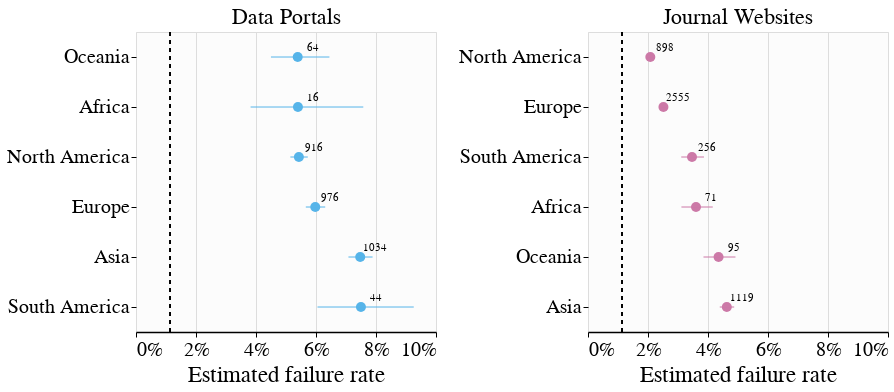

Source (notebook cell):
### Code cell
base = alt.Chart(df_continents).mark_circle(size=100, opacity=1).encode(
    alt.Y('continent:N', title=None).sort(field="fail_rate_meta", op="max", order="ascending"),
    alt.X('fail_rate_meta:Q', title='Estimated failure rate').axis(format='.0%', tickCount=4).scale(domain=[0, 0.1]),
    alt.Color('web_type:N').scale(range=list(COLORS.values())).legend(None),
    tooltip=[
        alt.Tooltip('web_type:N', title='Resource Category'),
        alt.Tooltip('continent:N', title='Continent'),
        alt.Tooltip('fail_rate_meta', format='.4f', title='Estimated Failure Rate'),
        alt.Tooltip('units', title='Size'),
    ]
    # alt.Size('units:Q')
    # alt.Column('web_type:N')
).properties(
    width=300,
    height=300
)

error = base.mark_errorbar(

).encode(
    alt.X('ci_95L:Q', title='Estimated failure rate'),
    alt.X2('ci_95U:Q')
)

text = base.mark_text(
    dx=15,
    dy=-9
).encode(
    alt.Text('units'),
    color=alt.value('black')
)

gov = base.mark_rule(
    color='black',
    size=1,
    strokeDash=[4, 4]
).encode(
    alt.Y(),
    alt.X(f'baseline:Q', title='Estimated failure rate'),
    alt.Size(),
    alt.YOffset(),
    color=alt.value('black')
).transform_calculate(
    baseline=f"{BASELINE}"
)

plot = (base + error + text + gov)

plot = (
    plot.transform_filter("datum.web_type == 'Data Portals'").properties(title='Data Portals') |
    plot.transform_filter("datum.web_type == 'Journal Websites'").properties(title='Journal Websites')
)

# .facet(
#     alt.Column('web_type:N', title=None)
# ).resolve_scale(y='independent')

# plot = apply_theme(plot)

"""
Save for the manuscript figures and website plots
"""
plot.save(f'../data/{TIME_STAMP_FOLDER_NAME}/figures/continent-estimated.png', scale_factor=8)
plot.save(f'../data/{TIME_STAMP_FOLDER_NAME}/website/continent-estimated.json')

plot

### Figure 1 — Vega-Lite specification as saved in the notebook (floating-point values rounded to 4 significant figures)
{"config": {"title": {"dy": 1, "fontSize": 22, "fontWeight": 400, "align": "center", "anchor": "middle", "subtitleColor": "grey", "subtitleFontSize": 22}, "view": {"fill": "#FCFCFC"}, "header": {"titleFontSize": 23, "labelFontSize": 23, "labelFontWeight": 400}, "axis": {"titleFontSize": 23, "titleFontWeight": 400, "labelFontSize": 20, "labelFontWeight": 400, "labelLimit": 1000, "domainWidth": 1.5, "domainColor": "black", "tickColor": "black", "domain": false}, "axisX": {"domain": true}, "legend": {"titleFontSize": 23, "titleFontWeight": 400, "labelFontSize": 23, "labelLimit": 1000, "strokeColor": "#F4F6F7", "padding": 15}}, "hconcat": [{"layer": [{"mark": {"type": "circle", "opacity": 1, "size": 100}, "encoding": {"color": {"field": "web_type", "legend": null, "scale": {"range": ["#56B4E9", "#CC79A7", "#009E73"]}, "type": "nominal"}, "tooltip": [{"field": "web_type", "title": "Resource Category", "type": "nominal"}, {"field": "continent", "title": "Continent", "type": "nominal"}, {"field": "fail_rate_meta", "format": ".4f", "title": "Estimated Failure Rate", "type": "quantitative"}, {"field": "units", "title": "Size", "type": "quantitative"}], "x": {"axis": {"format": ".0%", "tickCount": 4}, "field": "fail_rate_meta", "scale": {"domain": [0, 0.1]}, "title": "Estimated failure rate", "type": "quantitative"}, "y": {"field": "continent", "sort": {"field": "fail_rate_meta", "op": "max", "order": "ascending"}, "title": null, "type": "nominal"}}}, {"mark": {"type": "errorbar"}, "encoding": {"color": {"field": "web_type", "legend": null, "scale": {"range": ["#56B4E9", "#CC79A7", "#009E73"]}, "type": "nominal"}, "tooltip": [{"field": "web_type", "title": "Resource Category", "type": "nominal"}, {"field": "continent", "title": "Continent", "type": "nominal"}, {"field": "fail_rate_meta", "format": ".4f", "title": "Estimated Failure Rate", "type": "quantitative"}, {"field": "units", "title": "Size", "type": "quantitative"}], "x": {"field": "ci_95L", "title": "Estimated failure rate", "type": "quantitative"}, "x2": {"field": "ci_95U"}, "y": {"field": "continent", "sort": {"field": "fail_rate_meta", "op": "max", "order": "ascending"}, "title": null, "type": "nominal"}}}, {"mark": {"type": "text", "dx": 15, "dy": -9}, "encoding": {"color": {"value": "black"}, "text": {"field": "units", "type": "quantitative"}, "tooltip": [{"field": "web_type", "title": "Resource Category", "type": "nominal"}, {"field": "continent", "title": "Continent", "type": "nominal"}, {"field": "fail_rate_meta", "format": ".4f", "title": "Estimated Failure Rate", "type": "quantitative"}, {"field": "units", "title": "Size", "type": "quantitative"}], "x": {"axis": {"format": ".0%", "tickCount": 4}, "field": "fail_rate_meta", "scale": {"domain": [0, 0.1]}, "title": "Estimated failure rate", "type": "quantitative"}, "y": {"field": "continent", "sort": {"field": "fail_rate_meta", "op": "max", "order": "ascending"}, "title": null, "type": "nominal"}}}, {"mark": {"type": "rule", "color": "black", "size": 1, "strokeDash": [4, 4]}, "encoding": {"color": {"value": "black"}, "size": {}, "tooltip": [{"field": "web_type", "title": "Resource Category", "type": "nominal"}, {"field": "continent", "title": "Continent", "type": "nominal"}, {"field": "fail_rate_meta", "format": ".4f", "title": "Estimated Failure Rate", "type": "quantitative"}, {"field": "units", "title": "Size", "type": "quantitative"}], "x": {"field": "baseline", "title": "Estimated failure rate", "type": "quantitative"}, "y": {}, "yOffset": {}}, "transform": [{"calculate": "0.0113413638219681", "as": "baseline"}]}], "height": 300, "title": "Data Portals", "transform": [{"filter": "datum.web_type == 'Data Portals'"}], "width": 300}, {"layer": [{"mark": {"type": "circle", "opacity": 1, "size": 100}, "encoding": {"color": {"field": "web_type", "legend": null, "scale": {"range": ["#56B4E9", "#CC79A7", "#009E73"]}, "type": "nominal"}, "tooltip": [{"field": "web_type", "title": "Resource Category", "type": "nominal"}, {"field": "continent", "title": "Continent", "type": "nominal"}, {"field": "fail_rate_meta", "format": ".4f", "title": "Estimated Failure Rate", "type": "quantitative"}, {"field": "units", "title": "Size", "type": "quantitative"}], "x": {"axis": {"format": ".0%", "tickCount": 4}, "field": "fail_rate_meta", "scale": {"domain": [0, 0.1]}, "title": "Estimated failure rate", "type": "quantitative"}, "y": {"field": "continent", "sort": {"field": "fail_rate_meta", "op": "max", "order": "ascending"}, "title": null, "type": "nominal"}}}, {"mark": {"type": "errorbar"}, "encoding": {"color": {"field": "web_type", "legend": null, "scale": {"range": ["#56B4E9", "#CC79A7", "#009E73"]}, "type": "nominal"}, "tooltip": [{"field": "web_type", "title": "Resource Category", "type": "nominal"}, {"field": "continent", "title": "Continent", "type": "nominal"}, {"field": "fail_rate_meta", "format": ".4f", "title": "Estimated Failure Rate", "type": "quantitative"}, {"field": "units", "title": "Size", "type": "quantitative"}], "x": {"field": "ci_95L", "title": "Estimated failure rate", "type": "quantitative"}, "x2": {"field": "ci_95U"}, "y": {"field": "continent", "sort": {"field": "fail_rate_meta", "op": "max", "order": "ascending"}, "title": null, "type": "nominal"}}}, {"mark": {"type": "text", "dx": 15, "dy": -9}, "encoding": {"color": {"value": "black"}, "text": {"field": "units", "type": "quantitative"}, "tooltip": [{"field": "web_type", "title": "Resource Category", "type": "nominal"}, {"field": "continent", "title": "Continent", "type": "nominal"}, {"field": "fail_rate_meta", "format": ".4f", "title": "Estimated Failure Rate", "type": "quantitative"}, {"field": "units", "title": "Size", "type": "quantitative"}], "x": {"axis": {"format": ".0%", "tickCount": 4}, "field": "fail_rate_meta", "scale": {"domain": [0, 0.1]}, "title": "Estimated failure rate", "type": "quantitative"}, "y": {"field": "continent", "sort": {"field": "fail_rate_meta", "op": "max", "order": "ascending"}, "title": null, "type": "nominal"}}}, {"mark": {"type": "rule", "color": "black", "size": 1, "strokeDash": [4, 4]}, "encoding": {"color": {"value": "black"}, "size": {}, "tooltip": [{"field": "web_type", "title": "Resource Category", "type": "nominal"}, {"field": "continent", "title": "Continent", "type": "nominal"}, {"field": "fail_rate_meta", "format": ".4f", "title": "Estimated Failure Rate", "type": "quantitative"}, {"field": "units", "title": "Size", "type": "quantitative"}], "x": {"field": "baseline", "title": "Estimated failure rate", "type": "quantitative"}, "y": {}, "yOffset": {}}, "transform": [{"calculate": "0.0113413638219681", "as": "baseline"}]}], "height": 300, "title": "Journal Websites", "transform": [{"filter": "datum.web_type == 'Journal Websites'"}], "width": 300}], "data": {"name": "data-fd0eaa3512714145d4bd7cb585ab4d4b"}, "$schema": "https://vega.github.io/schema/vega-lite/v5.15.1.json", "datasets": {"data-fd0eaa3512714145d4bd7cb585ab4d4b": [{"web_type": "Journal Websites", "continent": "Africa", "country": NaN, "publisher": "ALL", "fail_rate_meta": 0.036, "se": 0.07662, "ci_95L": 0.03114, "ci_95U": 0.04159, "total_violations": 2731, "total_checks": 65869, "units": 71}, {"web_type": "Journal Websites", "continent": "Asia", "country": NaN, "publisher": "ALL", "fail_rate_meta": 0.04626, "se": 0.02779, "ci_95L": 0.04392, "ci_95U": 0.04873, "total_violations": 64754, "total_checks": 1027465, "units": 1119}, {"web_type": "Journal Websites", "continent": "Europe", "country": NaN, "publisher": "ALL", "fail_rate_meta": 0.02514, "se": 0.01821, "ci_95L": 0.02428, "ci_95U": 0.02603, "total_violations": 98399, "total_checks": 2644802, "units": 2555}, {"web_type": "Journal Websites", "continent": "North America", "country": NaN, "publisher": "ALL", "fail_rate_meta": 0.02077, "se": 0.03474, "ci_95L": 0.01943, "ci_95U": 0.0222, "total_violations": 26162, "total_checks": 841936, "units": 898}, {"web_type": "Journal Websites", "continent": "Oceania", "country": NaN, "publisher": "ALL", "fail_rate_meta": 0.04352, "se": 0.06526, "ci_95L": 0.03849, "ci_95U": 0.04916, "total_violations": 4330, "total_checks": 111250, "units": 95}, {"web_type": "Journal Websites", "continent": "South America", "country": NaN, "publisher": "ALL", "fail_rate_meta": 0.03467, "se": 0.0577, "ci_95L": 0.03108, "ci_95U": 0.03866, "total_violations": 12281, "total_checks": 288977, "units": 256}, {"web_type": "Data Portals", "continent": "Africa", "country": NaN, "publisher": null, "fail_rate_meta": 0.05398, "se": 0.1849, "ci_95L": 0.03819, "ci_95U": 0.07577, "total_violations": 392, "total_checks": 9268, "units": 16}, {"web_type": "Data Portals", "continent": "Asia", "country": NaN, "publisher": null, "fail_rate_meta": 0.07474, "se": 0.02967, "ci_95L": 0.07082, "ci_95U": 0.07886, "total_violations": 34204, "total_checks": 480909, "units": 1034}, {"web_type": "Data Portals", "continent": "Europe", "country": NaN, "publisher": null, "fail_rate_meta": 0.05976, "se": 0.02933, "ci_95L": 0.05661, "ci_95U": 0.06307, "total_violations": 34500, "total_checks": 776663, "units": 976}, {"web_type": "Data Portals", "continent": "North America", "country": NaN, "publisher": null, "fail_rate_meta": 0.05429, "se": 0.02888, "ci_95L": 0.05146, "ci_95U": 0.05727, "total_violations": 43961, "total_checks": 935868, "units": 916}, {"web_type": "Data Portals", "continent": "Oceania", "country": NaN, "publisher": null, "fail_rate_meta": 0.0539, "se": 0.09711, "ci_95L": 0.04498, "ci_95U": 0.06447, "total_violations": 1263, "total_checks": 31690, "units": 64}, {"web_type": "Data Portals", "continent": "South America", "country": NaN, "publisher": null, "fail_rate_meta": 0.07498, "se": 0.1174, "ci_95L": 0.0605, "ci_95U": 0.09258, "total_violations": 1556, "total_checks": 23892, "units": 44}]}}
